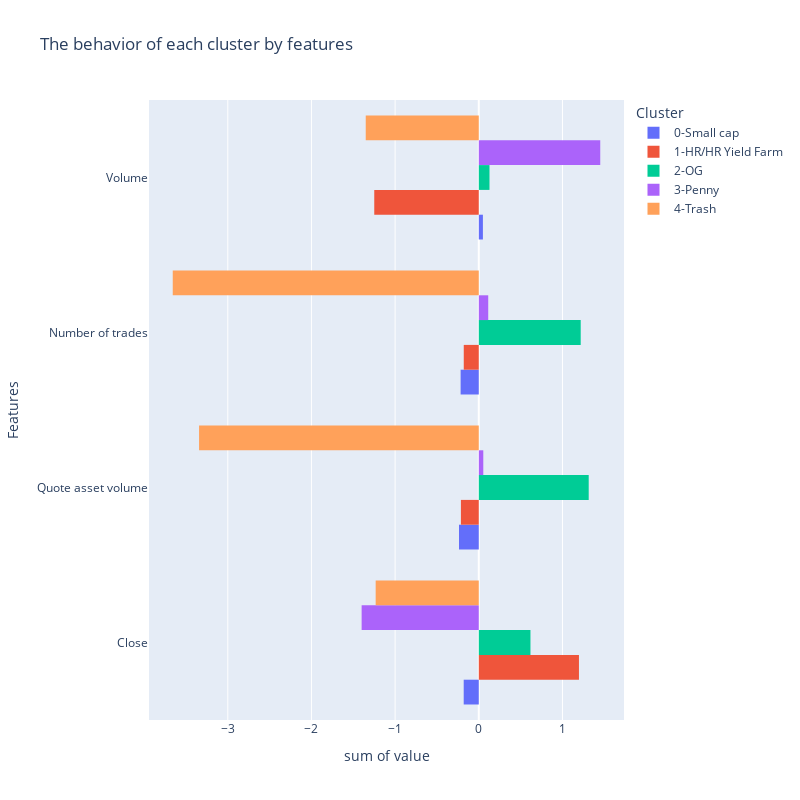

The notebook cell this image was saved under:
### Code cell
fig = px.histogram(data_frame = melted_relative_means_kmeans.sort_values(by='Cluster'), 
                 x='value', 
                 y='Features',  
                 barmode='group',
                 title='The behavior of each cluster by features', 
                 hover_name='Cluster', 
                 color='Cluster',
                 color_discrete_sequence=['#636EFA', '#EF553B', '#00CC96', '#AB63FA', '#FFA15A', '#19D3F3'],
                 width=800, height=800
                 )
# Check this for reference https://plotly.com/python/colorscales/

fig.show()

### Figure 1 — Plotly figure (JSON) as saved in the notebook; plotly's stock layout.template omitted (floating-point values rounded to 4 significant figures)
{"data": [{"alignmentgroup": "True", "bingroup": "y", "histfunc": "sum", "hovertemplate": "Cluster=0-Small cap<br>sum of value=%{x}<br>Features=%{y}<extra></extra>", "legendgroup": "0-Small cap", "marker": {"color": "#636EFA"}, "name": "0-Small cap", "offsetgroup": "0-Small cap", "orientation": "h", "showlegend": true, "type": "histogram", "x": [-0.1802, -0.2368, -0.2171, 0.04917], "xaxis": "x", "y": ["Close", "Quote asset volume", "Number of trades", "Volume"], "yaxis": "y"}, {"alignmentgroup": "True", "bingroup": "y", "histfunc": "sum", "hovertemplate": "Cluster=1-HR/HR Yield Farm<br>sum of value=%{x}<br>Features=%{y}<extra></extra>", "legendgroup": "1-HR/HR Yield Farm", "marker": {"color": "#EF553B"}, "name": "1-HR/HR Yield Farm", "offsetgroup": "1-HR/HR Yield Farm", "orientation": "h", "showlegend": true, "type": "histogram", "x": [1.197, -1.249, -0.2135, -0.1795], "xaxis": "x", "y": ["Close", "Volume", "Quote asset volume", "Number of trades"], "yaxis": "y"}, {"alignmentgroup": "True", "bingroup": "y", "histfunc": "sum", "hovertemplate": "Cluster=2-OG<br>sum of value=%{x}<br>Features=%{y}<extra></extra>", "legendgroup": "2-OG", "marker": {"color": "#00CC96"}, "name": "2-OG", "offsetgroup": "2-OG", "orientation": "h", "showlegend": true, "type": "histogram", "x": [1.218, 0.6177, 0.1279, 1.314], "xaxis": "x", "y": ["Number of trades", "Close", "Volume", "Quote asset volume"], "yaxis": "y"}, {"alignmentgroup": "True", "bingroup": "y", "histfunc": "sum", "hovertemplate": "Cluster=3-Penny<br>sum of value=%{x}<br>Features=%{y}<extra></extra>", "legendgroup": "3-Penny", "marker": {"color": "#AB63FA"}, "name": "3-Penny", "offsetgroup": "3-Penny", "orientation": "h", "showlegend": true, "type": "histogram", "x": [0.1129, 1.452, -1.4, 0.05384], "xaxis": "x", "y": ["Number of trades", "Volume", "Close", "Quote asset volume"], "yaxis": "y"}, {"alignmentgroup": "True", "bingroup": "y", "histfunc": "sum", "hovertemplate": "Cluster=4-Trash<br>sum of value=%{x}<br>Features=%{y}<extra></extra>", "legendgroup": "4-Trash", "marker": {"color": "#FFA15A"}, "name": "4-Trash", "offsetgroup": "4-Trash", "orientation": "h", "showlegend": true, "type": "histogram", "x": [-1.233, -1.351, -3.343, -3.658], "xaxis": "x", "y": ["Close", "Volume", "Quote asset volume", "Number of trades"], "yaxis": "y"}], "layout": {"barmode": "group", "height": 800, "legend": {"title": {"text": "Cluster"}, "tracegroupgap": 0}, "title": {"text": "The behavior of each cluster by features"}, "width": 800, "xaxis": {"anchor": "y", "domain": [0, 1], "title": {"text": "sum of value"}}, "yaxis": {"anchor": "x", "domain": [0, 1], "title": {"text": "Features"}}}}
